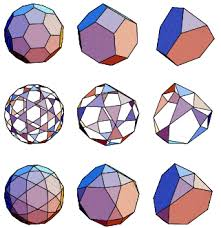
#> input picture images.jpeg, 221 x 228 px, found by its file name
$ python median-filter5.py ../images.jpeg ../input.jpg
#> lines starting #> are read from the running program, lines starting #| are printed output that depends on the picture
#!/usr/bin/python

import sys
import numpy as np
import cv2
import random

global FILE_NAME
global FILE_NAME_MEDIAN
FILE_NAME = './uploads/' + str(sys.argv[1])
FILE_NAME_MEDIAN = './uploads/' + str(sys.argv[2])

def getImage(fileName):
#> called with fileName = './uploads/../images.jpeg'
  global FILE_NAME
  image = cv2.imread(FILE_NAME)
#> image is the input picture: shape (228, 221, 3); mean B, G, R 206.2, 195.8, 206.3
  return image

def toGrayScale(array):
  return np.dot(array[...,:3], [0.3, 0.59, 0.11])

arrayOfPixels = getImage(FILE_NAME)
height, width, qwe = arrayOfPixels.shape
#> height = 228; width = 221; qwe = 3
lol = np.zeros((height, width, qwe))

for row in range(2, height-2):
  for col in range(2, width-2):
    xxx = np.array([
      [arrayOfPixels[row-2][col-2], arrayOfPixels[row-2][col-1], arrayOfPixels[row-2][col], arrayOfPixels[row-2][col+1], arrayOfPixels[row-2][col+2]],
      [arrayOfPixels[row-1][col-2], arrayOfPixels[row-1][col-1], arrayOfPixels[row-1][col], arrayOfPixels[row-1][col+1], arrayOfPixels[row-1][col+2]],
      [arrayOfPixels[row][col-2], arrayOfPixels[row][col-1], arrayOfPixels[row][col], arrayOfPixels[row][col+1], arrayOfPixels[row][col+2]],
      [arrayOfPixels[row+1][col-2], arrayOfPixels[row+1][col-1], arrayOfPixels[row+1][col], arrayOfPixels[row+1][col+1], arrayOfPixels[row+1][col+2]],
      [arrayOfPixels[row+2][col-2], arrayOfPixels[row+2][col-1], arrayOfPixels[row+2][col], arrayOfPixels[row+2][col+1], arrayOfPixels[row+2][col+2]],
    ])
    sortedXxx = np.sort(xxx, axis=None)
    lol[row][col] = sortedXxx[int(len(sortedXxx)/2)]
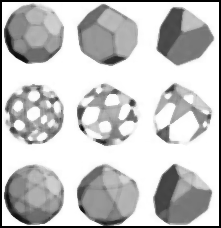
#> lol: shape (228, 221, 3) float64; min 0, max 255, mean 196.8

cv2.imwrite(FILE_NAME_MEDIAN, lol)
